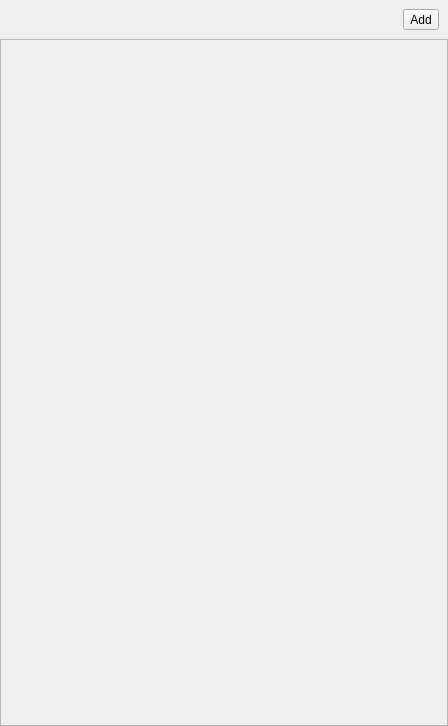
<?xml version="1.0" encoding="UTF-8"?>
<ui version="4.0">
 <class>PostProcessesWidget</class>
 <widget class="QWidget" name="PostProcessesWidget">
  <property name="geometry">
   <rect>
    <x>0</x>
    <y>0</y>
    <width>448</width>
    <height>726</height>
   </rect>
  </property>
  <property name="windowTitle">
   <string>Form</string>
  </property>
  <layout class="QVBoxLayout" name="verticalLayout">
   <property name="spacing">
    <number>0</number>
   </property>
   <property name="leftMargin">
    <number>0</number>
   </property>
   <property name="topMargin">
    <number>0</number>
   </property>
   <property name="rightMargin">
    <number>0</number>
   </property>
   <property name="bottomMargin">
    <number>0</number>
   </property>
   <item>
    <widget class="QWidget" name="widget" native="true">
     <property name="sizePolicy">
      <sizepolicy hsizetype="Preferred" vsizetype="Fixed">
       <horstretch>0</horstretch>
       <verstretch>0</verstretch>
      </sizepolicy>
     </property>
     <property name="minimumSize">
      <size>
       <width>0</width>
       <height>34</height>
      </size>
     </property>
     <layout class="QHBoxLayout" name="horizontalLayout">
      <item>
       <spacer name="horizontalSpacer">
        <property name="orientation">
         <enum>Qt::Horizontal</enum>
        </property>
        <property name="sizeHint" stdset="0">
         <size>
          <width>381</width>
          <height>20</height>
         </size>
        </property>
       </spacer>
      </item>
      <item>
       <widget class="QToolButton" name="addButton">
        <property name="text">
         <string>Add</string>
        </property>
       </widget>
      </item>
     </layout>
    </widget>
   </item>
   <item>
    <widget class="QScrollArea" name="scrollArea">
     <property name="widgetResizable">
      <bool>true</bool>
     </property>
     <widget class="QWidget" name="content">
      <property name="geometry">
       <rect>
        <x>0</x>
        <y>0</y>
        <width>446</width>
        <height>685</height>
       </rect>
      </property>
     </widget>
    </widget>
   </item>
  </layout>
 </widget>
 <resources/>
 <connections/>
</ui>
